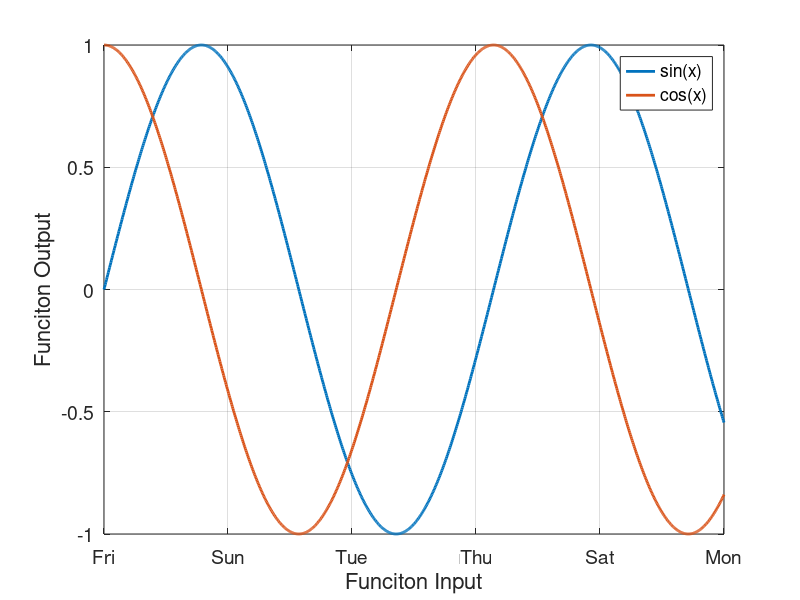

This chart was generated by the following MATLAB code:
%% Scriting and Variables
%%% "%" symbol is for comments
%%% "%%" at the start of a line indicates a "cell" or chunk of code

%%% To run an individual cell, use "ctrl+enter"

%%% To run an individual line or highlighted code, highlight and hit "F9"

%%%Starting commands to clean up your matlab
clc %Clear command window
clear all %Clear workspace
close all %Close any stray figures

%%% Declaring variables - start with letter, but can include numbers after
%%% 1st character

%%% Note that you can overwrite existing functions as a variable, which
%%% will cut your access to the function unless you "clear all"
%%%
%%% For example, sum() adds array elements. If you however call a variable
%%% "sum = ...", the sum() function will not work

%%%Double array
a1 = 1

%%% "class()" function will tell you what a variable is
class(a1)

%%%Character array
a1 = 'abc'
class(a1)

%%%String array
a1 = "abc"
class(a1)

%%% Resetting workspace
clear all, clc
%%% Surpress outputs with ";"
a1 = 1;

%% Matrixies
%%% Empty out a1
a1 = [];
%%% conveitonal matirx notation: RxC --> R = row numbers, C = Column
%%% numbers. If hand coding a matrix, use ";" to indicate new row;

a1 = [1 2;3 4]

%%% OR just use a new line for each new row
a1 = [3 4
    1 2]

%%% Examine matrix components by using matrix location
a1(2,2)

%%%Other ways to build matricies - Vectors
a1 = 1:4 %%%Row vector
a1 = [1:4]' %%%Column vector using the transpose

%%% what if you want non-integer entries
a1 = 1:0.2:4

%%% Preallocaiton and other matrix functions
%%% zeros(m,n) / ones(m,n) make matricies of m rows, n columns full of
%%% zeors/ones
a1 = zeros(3,2)

a1 = -ones(3,2)

%%%If you need to dynamically find matrix dimmensions, use
%%%"size(var,dimension)" where var is the variable and dimension is if you
%%%want row #, of column # (1 = row, 2 = column). 

%%%DONT ENTER A DIMENSION IF YOU WANT BOTH
size(a1)
size(a1,1)
size(a1,2)

%%% The (1 = row, 2 = column) notation applies to other functions like min,
%%% max, std, etc.

%% Matrix Operations (adding, subtracting, multiplying, and dividing things)
clear all
a1 = 4;
a2 = 2;

%%% use different operators here (+,-,*,/)
a3 = a1 / a2

a1 = [1 2]
a2 = [3 4]

%%% Now retry these operators
clc
a3 = a1 / a2

%%% * & / give "unexpected" results because they are matrix operations
%%% * gives an error due to row/column disagreement (1x2)*(1x2)
a3 = a1 * a2'
%%% / gives the "right division"

%%% Now try .* and ./
a3 = a1 ./ a2

%% Logiacl operators
clear all
%%% you will likely come across cases where you need to check if certian
%%% conditions are met. Here you can use "logical operators"
%%% == : is equal?
%%% ~= : is not equal?
%%% >=, <=, greater than or equal, less than or equal?
%%% >, <, greater than, less than?

a1 = [1 2
    3 4
    5 6]

a1 == 3

a1 ~= 3

a1 >= 3

a1 > 3

%%% You can use these logical outputs as indicies
a1(a1 ~= 3)

%% Date functions
clear all
%%% Renewable energy models tend to depend on time resolved data sources.
%%% Special funcitons exist to handle time data types.
%%% Note different date data types: serial time stamp vs, time dector, vs
%%% string

%%% "datevec" converts a serial time stamp into a date vector
%%% [year, month, day, hour, minute, second]
a1 = datevec(700.378)

%%% "datenum" converts a date vector into a serial time stamp.
a2 = datenum(a1)


%%%Both functions work with time vectors or matrixies
a1 = datevec(7000:8000);
a2 = datenum(a1);

%% Loops
%%%in many instances, you will need to repeat the same or similar
%%%calculaitons numerous times.

%%% Each loop will need an initiator command (e.x. "for ...) and a
%%% terminating "end"

%%% for loops - execute commands at each defined instance
%%%For this example, lets evaluate a function y = ax + b
a = 54;
b = 65;

for i = 1:10
    y_if(i) = a*i + b;
end


%%% While loops - execute commands as long as a certian condition is met
%%% While loops are an easy way to get stuck in an infinate loop
i = 1;

while i <= 10
    y_while(i) = a*i + b;
    i = i + 1;
end

%% Nested loops
%%%Maybe you want to do multiple calculations across multiple axis - just
%%%be careful when recording outputs
for i = 1:10
    b = 65+i;
    for ii = 1:10
        y_nested(i,ii) = a*ii + b;
    end
end

%% Logic in loops
%%% Maybe you want to do certian calculations in a loop depending on
%%% paramaters
%%% USe if/elseif/else statements
for i = 1:10
    i
    if i == 2
        a1 = 2
    elseif i == 3
        a2 = 3
    elseif i == 4
        a3 = 4
    else
    end
    pause
end

%% General Plotting
%%%Generate some data to plot
x = [0:0.01:10];
y1 = sin(x); %%%Sin and cos are taking radian inputs and converting to trig. outputs. Use sind and cosd for degreee inputs
y2 = cos(x);

%%% there are numerous useful plotting tools in MAtlab. The first, most
%%% important one is simply "plot". These are the general commands I follow
%%% to build a plot

%%%First close all figures (if you want)
close all

%%%Open a new figure
figure
%%%Initiate a hold to plot multiple things
hold on
%%%Call plotting function
plot(x,y1,'LineWidth',2) %%% you can specify plotting parameters, line line width
plot(x,y2,'LineWidth',2)
grid on %%%Turn on grid inside the figure
box on %%% turn on box outline
set(gca,'FontSize',14) %%%Two things - 1st, "get current axis", or gca, to specify parameters,
%%% 2nd, once specified, set a property, like font size
ylabel('Funciton Output','FontSize',16) %%%Specify ylabel
xlabel('Funciton Input','FontSize',16) %%%Specify xlabel
legend('sin(x)','cos(x)') %%%Specify legend

%%%If the x data is a serial time input, use the following funciton to
%%%convert serial data to readible date info
datetick('x','ddd','keepticks')

%%%Terminate figure hold 
hold off

%% Functions
clc
%%%In many instances, you will need to evaluate complex functions - like
%%%Planks equation.


%%% first lets make a function with a variable x and parameter p
fun = @(x,p) p*(exp(-exp(-(x))) - x.*(1+x.^2));

x0 = 1;
%%%Find where this equation is zero
%%% fsolve(function,initial gues x0)
fsolve(@(x) fun(x,3),x0)

%%% numerically integrate the function
%%% integral(function,lower limit, upper limit)
integral(@(x) fun(x,3),0,10)


fun(1:10,3)

%%% Numerical differentiation / gradiant
%%%Finds the gradiant across an array
gradient(fun(1:10,3))
%% More Complex Funcitons
clc
%%%In other instances, you may have a system of equations that you want to
%%%solve
fun = @(x,p) [p*exp(-exp(-(x(1)+x(2)))) - x(2)*(1+x(1)^2)
    p*x(1)*cos(x(2)) + x(2)*sin(x(1)) - 0.5]
fun([10 10],1)

x0 = [1 2];
%%%Find where this equation is zero
%%% fsolve(function,initial gues x0)
[x,fval,exitflag,output,jacobian] = fsolve(@(x) fun(x,3),x0)